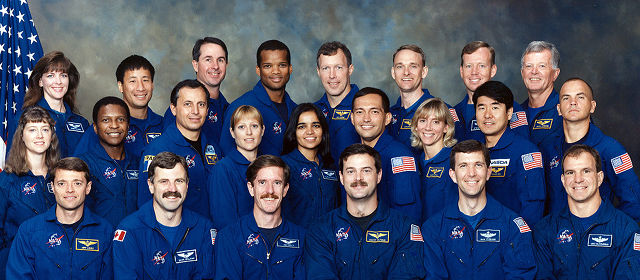
#> input picture Project - Face Detection/image.jpg, 640 x 280 px
$ jupyter execute facedetection.ipynb
#> lines starting #> are read from the running program, lines starting #| are printed output that depends on the picture; after the words box and inside, x2 and y2 are one past the last pixel; in counts of white or black regions, pixels touching at a corner belong together
# Face Detection
In this project, we will apply the cascade classification to detect the face in the image.

We need install OpenCV.

[cell 1]
import cv2
from matplotlib import pyplot as plt

# Create the path to image and algorithm dataset
imagePath = "./image.jpg"
cascadeClassifierPath = "./haarcascade_frontalface_alt.xml"

# Create Cascade Classifier object
cascadeClassifier = cv2.CascadeClassifier(cascadeClassifierPath)

# Read the original image
image = cv2.imread(imagePath)
#> image is the input picture: shape (280, 640, 3); mean B, G, R 102.4, 79.3, 71.3
plt.imshow(image, cmap = 'gray', interpolation = 'bicubic')

# Convert to Gray Scale image
grayImage = cv2.cvtColor(image, cv2.COLOR_RGB2GRAY)
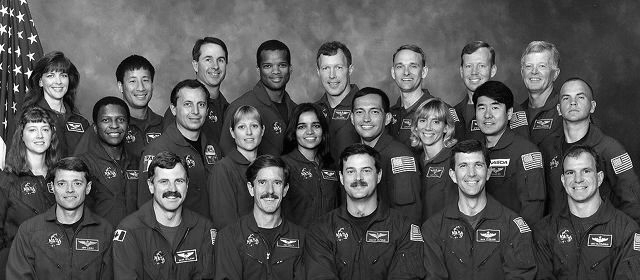
#> grayImage: shape (280, 640); min 0, max 255, mean 85.3

# Apply Cascade Classifier for face detection to image
detecedFaces = cascadeClassifier.detectMultiScale(grayImage)
#> detecedFaces = 23 rows, first 6: [290, 112, 39, 39], [257, 51, 36, 36], [460, 54, 30, 30], [314, 53, 37, 37], [173, 88, 42, 42], [229, 112, 37, 37]

# Drawing red rectange to the area of detected faces
for (x,y, width, height) in detecedFaces:
    cv2.rectangle(image, (x, y), (x+width, y+height), (0,0,255), 1)
#> this loop made 23 passes
#> (x, y, width, height) on passes 1 to 12: (290, 112, 39, 39), (257, 51, 36, 36), (460, 54, 30, 30), (314, 53, 37, 37), (173, 88, 42, 42), (229, 112, 37, 37), (197, 46, 35, 35), (40, 62, 34, 34), (121, 66, 37, 37), (347, 96, 40, 40), (96, 106, 36, 36), (22, 116, 34, 34)
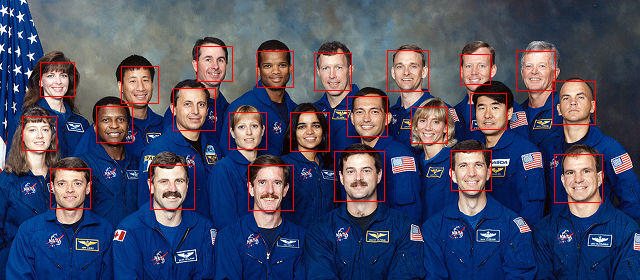
#> image: shape (280, 640, 3); 2.01% of pixels changed, all inside (x1, y1, x2, y2) = (22, 46, 603, 211)

# Display image with matplot
plt.imshow(image, cmap = 'gray', interpolation = 'bicubic')
plt.show()
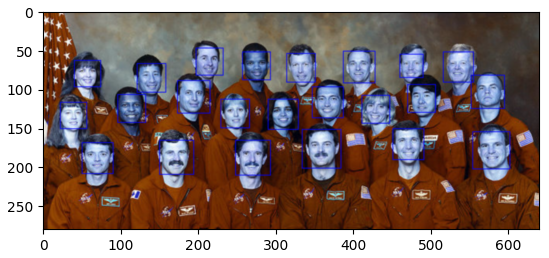
#> figure drawn by matplotlib, 1 panel; B, G, R data is drawn as R, G, B
